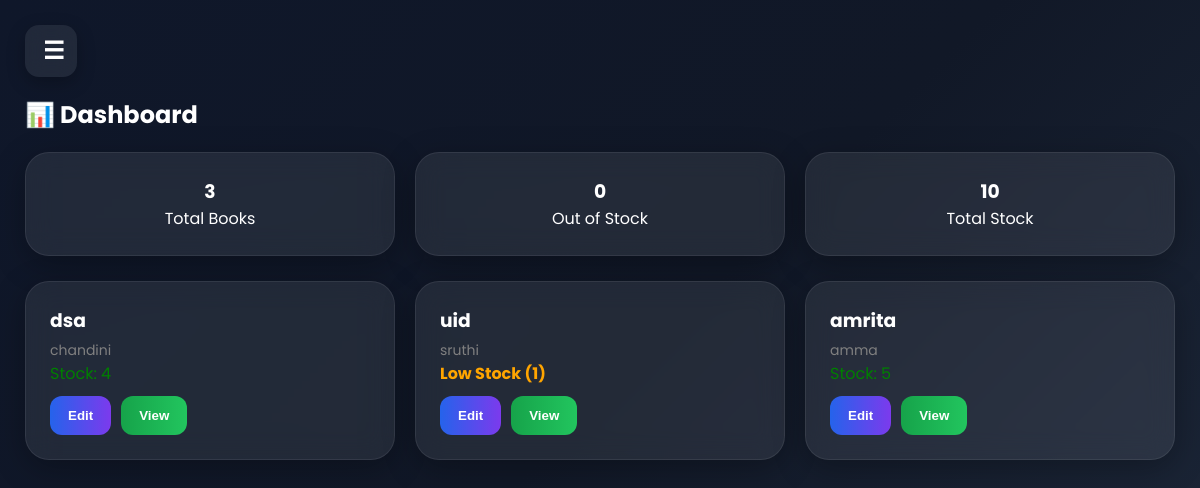
The page /owner_dashboard (signed in) on the database its author committed.
### tables this page shows
CREATE TABLE books(
        id INTEGER PRIMARY KEY AUTOINCREMENT,
        owner_id INTEGER,
        name TEXT,
        author TEXT,
        summary TEXT,
        quantity INTEGER DEFAULT 0,
        price INTEGER DEFAULT 0,
        max_days INTEGER DEFAULT 7,
        fine_per_day INTEGER DEFAULT 1,
        image TEXT
    );

### smart_library/app.py (the view)
@app.route("/owner_dashboard")
def owner_dashboard():
    if session.get("user_type") != "owner":
        return redirect("/owner_login")
    conn = get_db()
    cur = conn.cursor()
    cur.execute("SELECT * FROM books WHERE owner_id=?", (session["owner_id"],))
    books = cur.fetchall()
    conn.close()
    return render_template("owner_dashboard.html", books=books)

### smart_library/app.py (called while the page is built)
def get_db():
    conn = sqlite3.connect("library.db")
    conn.row_factory = sqlite3.Row
    return conn

### smart_library/templates/owner_dashboard.html
{% extends "base.html" %}
{% block content %}
<h2 style="margin-bottom:20px;">📊 Dashboard</h2>
<div style="display:grid;grid-template-columns:repeat(auto-fit,minmax(180px,1fr));gap:20px;margin-bottom:25px;">
    <div class="card" style="text-align:center;">
        <h3>{{ books|length }}</h3>
        <p>Total Books</p>
    </div>
    <div class="card" style="text-align:center;">
        <h3>
        {{ books | selectattr("quantity","equalto",0) | list | length }}
        </h3>
        <p>Out of Stock</p>
    </div>
    <div class="card" style="text-align:center;">
        <h3>
        {{ books | sum(attribute="quantity") }}
        </h3>
        <p>Total Stock</p>
    </div>
</div>
<div style="display:grid;grid-template-columns:repeat(auto-fit,minmax(250px,1fr));gap:20px;">
{% for b in books %}
<div class="card" style="position:relative;">
    <h3 style="margin-bottom:5px;">{{ b.name }}</h3>
    <p style="color:gray;font-size:14px;">{{ b.author }}</p>
    {% if b.quantity == 0 %}
        <p style="color:red;font-weight:bold;">Out of Stock</p>
    {% elif b.quantity < 3 %}
        <p style="color:orange;font-weight:bold;">Low Stock ({{ b.quantity }})</p>
    {% else %}
        <p style="color:green;">Stock: {{ b.quantity }}</p>
    {% endif %}
    <div style="margin-top:10px;display:flex;gap:10px;flex-wrap:wrap;">
        <a href="/edit_book/{{ b.id }}">
            <button class="btn-primary">Edit</button>
        </a>
        <a href="/book/{{ b.id }}">
            <button class="btn-success">View</button>
        </a>
    </div>
</div>
{% endfor %}
</div>
{% endblock %}

### smart_library/templates/base.html (style rules this page uses)
* { margin:0; padding:0; box-sizing:border-box; }
body { font-family:'Poppins',sans-serif; background:linear-gradient(135deg,#0f172a,#111827,#1e293b); color:white; display:flex; min-height:100vh; overflow-x:hidden; }
.card { background:rgba(255,255,255,0.08); backdrop-filter:blur(14px); border:1px solid rgba(255,255,255,0.08); border-radius:24px; padding:24px; box-shadow:0 8px 32px rgba(0,0,0,0.28); transition:0.3s ease; }
button { border:none; padding:12px 18px; border-radius:12px; font-weight:600; cursor:pointer; transition:0.25s ease; }
.btn-primary { background:linear-gradient(90deg,#2563eb,#7c3aed); color:white; }
.btn-success { background:linear-gradient(90deg,#16a34a,#22c55e); color:white; }

### rows shown on the page
books: name "dsa", author "chandini", quantity "4"
books: name "uid", author "sruthi", quantity "1"
books: name "amrita", author "amma", quantity "5"

### other values the page prints
{{ books|length }} "3"
{{ books | selectattr("quantity","equalto",0) | list | length }} "0"
{{ books | sum(attribute="quantity") }} "10"
